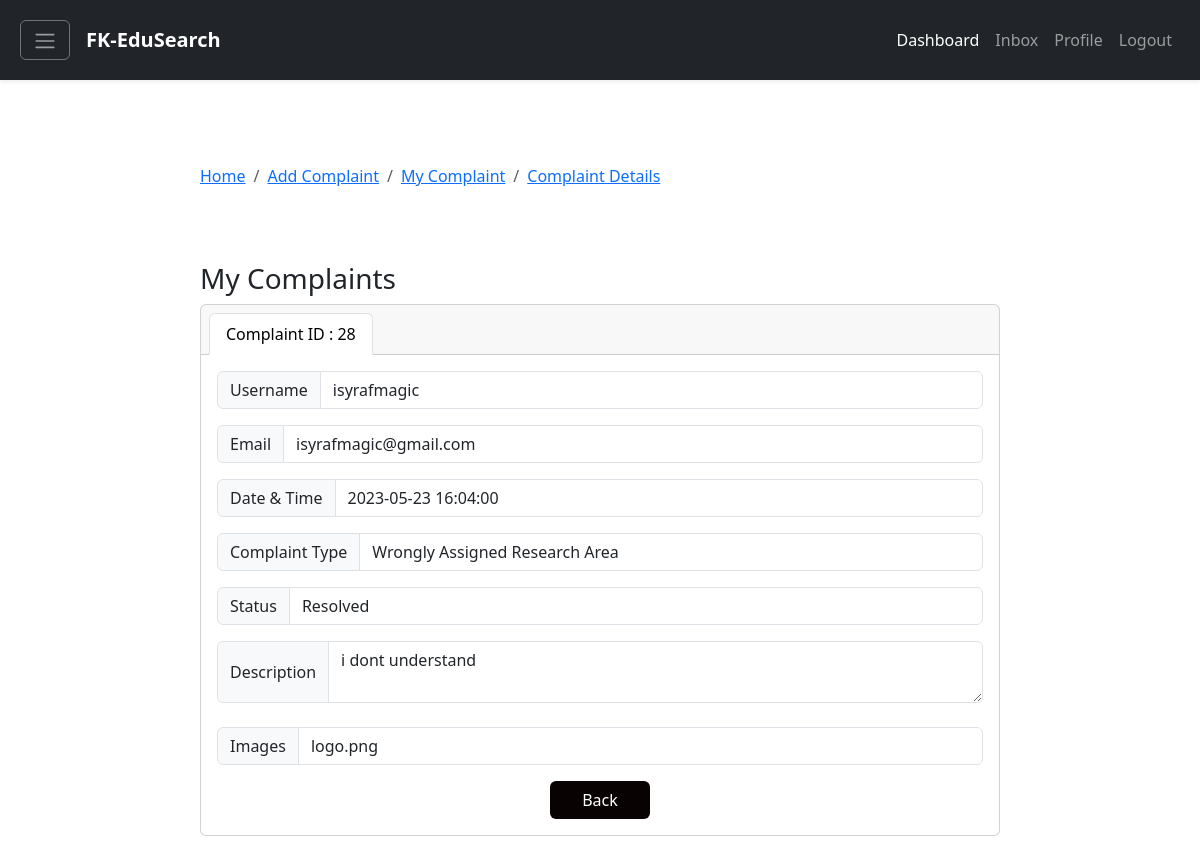
The app's page /complaintdetails.php?userid=1 with its own data.
### tables this page shows
CREATE TABLE `complaint` (
  `complaintid` int(11) NOT NULL,
  `userid` int(11) DEFAULT NULL,
  `postid` int(11) DEFAULT NULL,
  `complaintDate` datetime DEFAULT NULL,
  `complaintType` varchar(60) DEFAULT NULL,
  `complaintDescription` varchar(60) DEFAULT NULL,
  `complaintStatus` varchar(60) DEFAULT NULL,
  `images` varchar(255) DEFAULT NULL
);

CREATE TABLE `user` (
  `userid` int(11) NOT NULL,
  `userFullName` varchar(60) NOT NULL,
  `userEmail` varchar(60) NOT NULL,
  `userPassword` varchar(60) NOT NULL,
  `username` varchar(60) NOT NULL,
  `userAcademicStatus` varchar(60) DEFAULT NULL,
  `userUpdateProfileStatus` varchar(60) DEFAULT NULL,
  `userOnlineStatus` varchar(60) DEFAULT NULL
);

### classes/Complaint.classes.php (called while the page is built, shortened)
<?php
class Complaint extends Connection
{
    public function getComplaintDetails($userid)
    {
        $connection = $this->getConnection();
        $query = "SELECT user.username, user.userEmail, complaint.complaintid, complaint.complaintDate, complaint.complaintType, complaint.complaintDescription, complaint.complaintStatus, complaint.images
                  FROM complaint
                  INNER JOIN user ON complaint.userid = user.userid
                  WHERE user.userid = '$userid'";
        $result = mysqli_query($connection, $query);
        if (!$result) {
            return false;
        } else {
            return $result;
        }
    }
}

### complaintdetails.php (the view, shortened to what this page needs)
<!DOCTYPE html>
<html lang="en">
<head>
    <link href="https://cdn.jsdelivr.net/npm/bootstrap@5.3.0-alpha3/dist/css/bootstrap.min.css" rel="stylesheet">
</head>
<body style="margin-top:100px;">
    <?php include "components/navigation.php"; ?>
    <?php
    $complaint = new ComplaintController();
    $userid = $_GET['userid'];
    $complaintid = $_GET['complaintid'];
    $complaintDetails = $complaint->getComplaintDetails($userid);
    if ($complaintDetails->num_rows > 0) {
        $row = mysqli_fetch_assoc($complaintDetails);
        $username = $row['username'];
        $userEmail = $row['userEmail'];
        $complaintid = $row['complaintid'];
        $complaintDate = $row['complaintDate'];
        $complaintType = $row['complaintType'];
        $complaintDescription = $row['complaintDescription'];
        $complaintStatus = $row['complaintStatus'];
        $images = $row['images'];
    } else {
        echo "Failed to retrieve complaint details.";
    }
    ?>
    <div class="d-flex flex-column justify-content-center align-item-center vh-100">
        <div class="breadcrumbs" style="margin-bottom: 10px;">
            <form action="" method="post" class="hstack gap-2">
                <nav aria-label="breadcrumb">
                    <ol class="breadcrumb">
                        <li class="breadcrumb-item"><a href="home.php">Home</a></li>
                        <li class="breadcrumb-item"><a href="addcomplaint.php">Add Complaint</a></li>
                        <li class="breadcrumb-item"><a href="usercomplaint.php">My Complaint</a></li>
                        <li class="breadcrumb-item"><a href="complaintdetails.php">Complaint Details</a></li>
                    </ol>
                </nav>
        </div>
        <h3 style="width:800px;" class="mt-5 animate__animated animate__fadeInUp"> My Complaints</h3>
        <div class="card text-center w-800 animate__animated animate__fadeInUp">
            <div class="card-header animate__animated animate__fadeInUp">
                <ul class="nav nav-tabs card-header-tabs animate__animated animate__fadeInUp">
                    <li class="nav-item animate__animated animate__fadeInUp">
                        <a class="nav-link active animate__animated animate__fadeInUp" aria-current="true" href="#">Complaint ID : <?php echo $complaintid ?></a>
                    </li>
                </ul>
            </div>
            <div class="card-body animate__animated animate__fadeInUp">
                <div class="input-group mb-3">
                    <span class="input-group-text" id="basic-addon1">Username</span>
                    <input type="text" class="form-control" aria-label="Username" aria-describedby="basic-addon1" value="<?php echo $username; ?>" readonly>
                </div>
                <div class="input-group mb-3">
                    <span class="input-group-text">Email</span>
                    <input type="text" class="form-control" aria-label="Recipient's username" aria-describedby="basic-addon2" value="<?php echo $userEmail; ?>" readonly>
                </div>
                <div class="input-group mb-3">
                    <span class="input-group-text">Date & Time</span>
                    <input type="text" class="form-control" aria-label="" aria-describedby="basic-addon2" value="<?php echo $complaintDate; ?>" readonly>
                </div>
                <div class="input-group mb-3">
                    <span class="input-group-text">Complaint Type</span>
                    <input type="text" class="form-control" aria-label="Amount (to the nearest dollar)" value="<?php echo $complaintType; ?>" readonly>
                </div>
                <div class="input-group mb-3">
                    <span class="input-group-text">Status</span>
                    <input type="text" class="form-control" aria-label="" aria-describedby="basic-addon2" value="<?php echo $complaintStatus; ?>" readonly>
                </div>
                <div class="input-group">
                    <span class="input-group-text">Description</span>
                    <textarea class="form-control" aria-label="With textarea" readonly><?php echo $complaintDescription; ?></textarea>
                </div>
                <br>
                <div class="input-group mb-3">
                    <span class="input-group-text">Images</span>
                    <input type="text" class="form-control" aria-label="" aria-describedby="basic-addon2" value="<?php echo $images; ?>" readonly>
                </div>
                <a href="usercomplaint.php" style="color:white; background-color: #080202; width:100px" class="btn">Back</a>
            </div>
        </div>
    </div>
</body>
</html>

### complaintdetails.php (style rules this page uses)
body { display: flex; justify-content: center; align-items: center; height: 100vh; }

### records on screen
complaint: complaintid "28", complaintDate "2023-05-23 16:04:00", complaintType "Wrongly Assigned Research Area", complaintStatus "Resolved", complaintDescription "i dont understand", images "logo.png"
user: username "isyrafmagic", userEmail "isyrafmagic@gmail.com"
